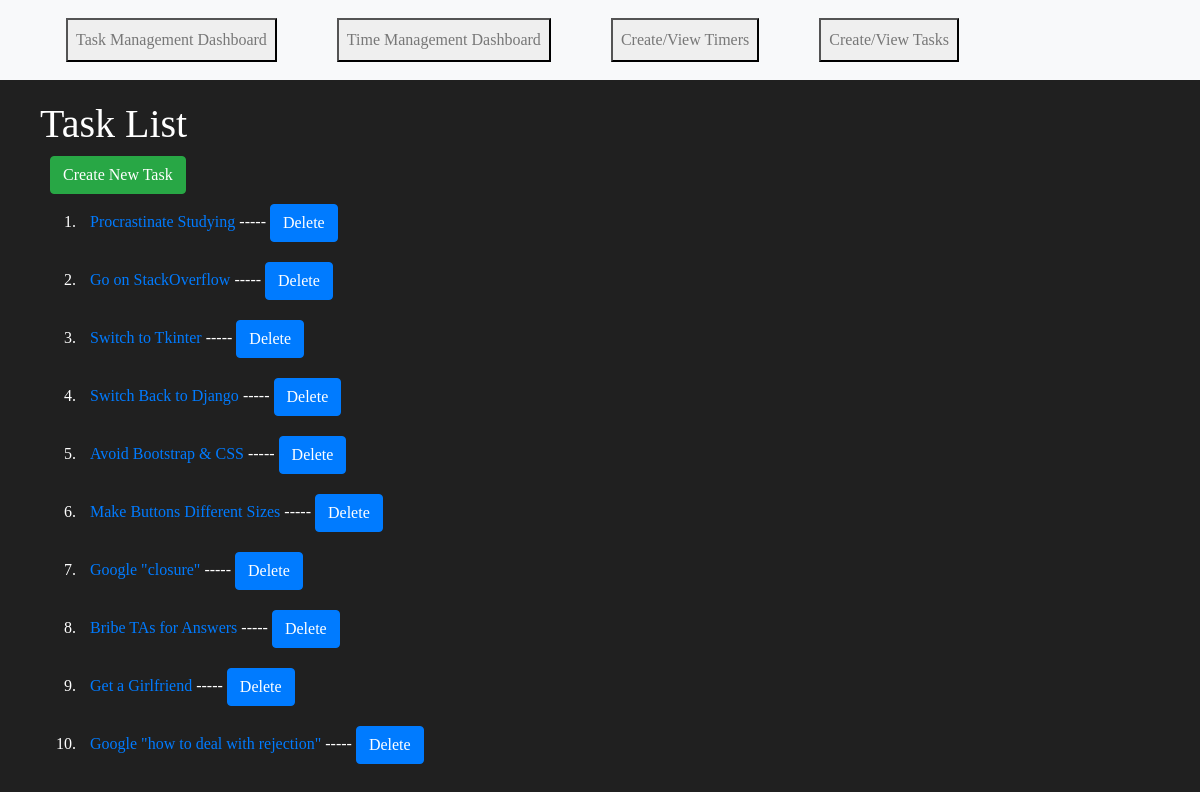
The page / on the database its author committed.
### tasks/models.py (models this page shows, shortened)
class Task(models.Model):
    CHOICES = [('C','Completed'),('F','In Progress')]
    name = models.CharField(max_length=200)
    description = models.CharField(max_length=200)
    project = models.CharField(max_length=200)
    status = models.CharField(choices=CHOICES, max_length=128)

### tasks/views.py (the view)
# urls.py: path('', views.ReadTaskView.as_view(), name='read'),
class ReadTaskView(ListView):
    template_name = 'tasks/tasklist.html'
    context_object_name = 'task_list'
    def get_queryset(self):
        return Task.objects.all()

### tasks/templates/tasks/tasklist.html (shortened to what this page needs)
<!DOCTYPE html>
<html>
    <head>
        {% load static %}
        <link rel="stylesheet" href="https://stackpath.bootstrapcdn.com/bootstrap/4.3.1/css/bootstrap.min.css">
    </head>
    <body>
      <nav class="navbar navbar-expand-lg navbar-light bg-light">
        <div class="collapse navbar-collapse" id="navbarSupportedContent">
          <ul class="navbar-nav mr-auto">
            <li class = "nav-item">
              <button class = "nav-link" onclick="dayAndWeekTask()">Task Management Dashboard</button>
            </li>
            <li class = "nav-item">
              <button class = "nav-link" onClick = "dayAndWeek()">Time Management Dashboard</button>
            </li>
            <li class = "nav-item">
              <button class = "nav-link" onclick="goTimerList()">Create/View Timers</button>
            </li>
            <li class = "nav-item">
              <button class = "nav-link" onclick="goHome()">Create/View Tasks</button>
            </li>
          </ul>
        </div>
      </nav>
    <h1>Task List</h1>
    <a id="create_task" class="btn btn-success" role="button" href="/create"> Create New Task </a>
    {% if task_list %}
        <ol>
        {% for task in task_list %}
            <li>
                <a href="/{{ task.id }}/update">
                   {{ task.name }}
                </a>
                -----
                <a href="/{{ task.id }}/delete" class="btn btn-primary" role="button">
                    Delete
                </a>
            </li>
        {% endfor %}
        </ol>
    {% else %}
        <p>No tasks to show</p>
    {% endif %}
    </body>
</html>

### tasks/templates/tasks/tasklist.html (style rules this page uses)
body { background: #202020; color: white; }
#create_task { margin-left: 50px; font-family: Garamond; }
li { padding: 10px; }
h1, h3, h5, li, input { font-family: Garamond; margin-left: 40px; }
h1 { margin-top: 20px; }

### rows shown on the page
Task: name "Procrastinate Studying"
Task: name "Go on StackOverflow"
Task: name "Switch to Tkinter"
Task: name "Switch Back to Django"
Task: name "Avoid Bootstrap & CSS"
Task: name "Make Buttons Different Sizes"
Task: name "Google \"closure\""
Task: name "Bribe TAs for Answers"
Task: name "Get a Girlfriend"
Task: name "Google \"how to deal with rejection\""
